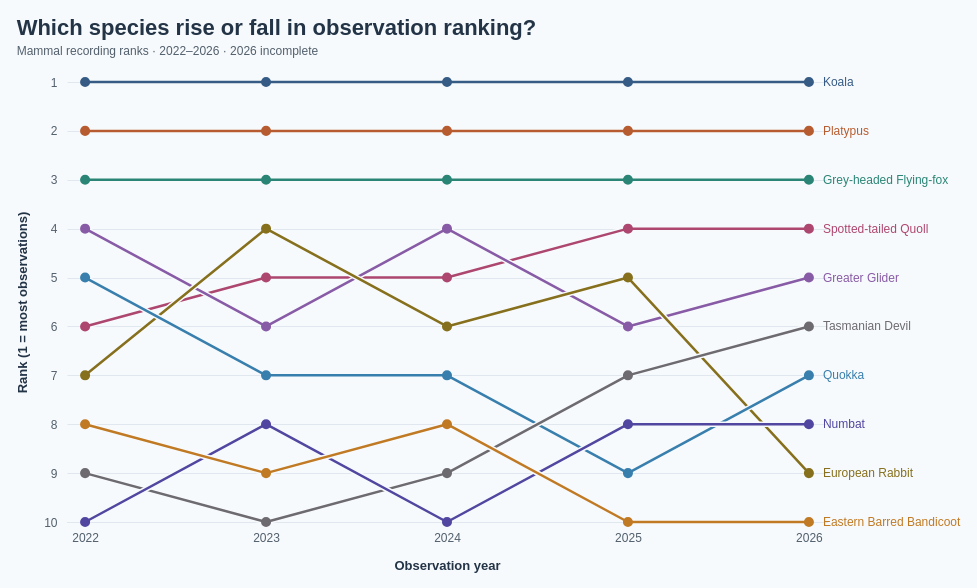

Specify this chart in Vega-Lite:
### Vega specification from a JSON file in a GitHub repository (floating-point values rounded to 4 significant figures)
{"$schema": "https://vega.github.io/schema/vega/v5.json", "description": "Annual observation ranks among the ten most recorded mammal species in 2022–2026, selected by total records in that period from Dataset/observations-794195.csv. Subspecies are merged using the first two scientific-name components; genus-only records are excluded. Annual ranks are ordinal: descending observation count, with scientific name ascending breaking ties. Zero observations are retained and shown as hollow points. Counts reflect reporting activity, not animal abundance. Aggregated counts are embedded for standalone use. Species colours are shared across mammal charts. Eastern Barred Bandicoot is amber and Numbat is indigo; background strokes separate trajectory crossings without changing ranks. Uses the 5 most recent available observation years (2022–2026), including partial 2026.", "width": 760, "height": 440, "padding": 16, "background": "#f7fafc", "title": {"text": "Which species rise or fall in observation ranking?", "subtitle": ["Mammal recording ranks · 2022–2026 · 2026 incomplete"], "anchor": "start", "font": "Arial", "fontSize": 22, "color": "#243447", "subtitleFont": "Arial", "subtitleFontSize": 12, "subtitleColor": "#52606d", "offset": 16, "subtitlePadding": 6, "subtitleLineHeight": 16, "fontWeight": "bold"}, "signals": [{"name": "hoveredSpecies", "value": null, "on": [{"events": "@trajectories:mouseover, @points:mouseover, @speciesLabels:mouseover", "update": "datum.scientific_name"}, {"events": "@trajectories:mouseout, @points:mouseout, @speciesLabels:mouseout", "update": "null"}]}], "data": [{"name": "annualCounts", "values": [{"scientific_name": "Phascolarctos cinereus", "species": "Koala", "year": 2022, "count": 322}, {"scientific_name": "Phascolarctos cinereus", "species": "Koala", "year": 2023, "count": 320}, {"scientific_name": "Phascolarctos cinereus", "species": "Koala", "year": 2024, "count": 451}, {"scientific_name": "Phascolarctos cinereus", "species": "Koala", "year": 2025, "count": 315}, {"scientific_name": "Phascolarctos cinereus", "species": "Koala", "year": 2026, "count": 191}, {"scientific_name": "Ornithorhynchus anatinus", "species": "Platypus", "year": 2022, "count": 82}, {"scientific_name": "Ornithorhynchus anatinus", "species": "Platypus", "year": 2023, "count": 117}, {"scientific_name": "Ornithorhynchus anatinus", "species": "Platypus", "year": 2024, "count": 138}, {"scientific_name": "Ornithorhynchus anatinus", "species": "Platypus", "year": 2025, "count": 124}, {"scientific_name": "Ornithorhynchus anatinus", "species": "Platypus", "year": 2026, "count": 54}, {"scientific_name": "Pteropus poliocephalus", "species": "Grey-headed Flying-fox", "year": 2022, "count": 40}, {"scientific_name": "Pteropus poliocephalus", "species": "Grey-headed Flying-fox", "year": 2023, "count": 79}, {"scientific_name": "Pteropus poliocephalus", "species": "Grey-headed Flying-fox", "year": 2024, "count": 120}, {"scientific_name": "Pteropus poliocephalus", "species": "Grey-headed Flying-fox", "year": 2025, "count": 58}, {"scientific_name": "Pteropus poliocephalus", "species": "Grey-headed Flying-fox", "year": 2026, "count": 44}, {"scientific_name": "Dasyurus maculatus", "species": "Spotted-tailed Quoll", "year": 2022, "count": 17}, {"scientific_name": "Dasyurus maculatus", "species": "Spotted-tailed Quoll", "year": 2023, "count": 29}, {"scientific_name": "Dasyurus maculatus", "species": "Spotted-tailed Quoll", "year": 2024, "count": 38}, {"scientific_name": "Dasyurus maculatus", "species": "Spotted-tailed Quoll", "year": 2025, "count": 44}, {"scientific_name": "Dasyurus maculatus", "species": "Spotted-tailed Quoll", "year": 2026, "count": 31}, {"scientific_name": "Petauroides volans", "species": "Greater Glider", "year": 2022, "count": 24}, {"scientific_name": "Petauroides volans", "species": "Greater Glider", "year": 2023, "count": 27}, {"scientific_name": "Petauroides volans", "species": "Greater Glider", "year": 2024, "count": 49}, {"scientific_name": "Petauroides volans", "species": "Greater Glider", "year": 2025, "count": 32}, {"scientific_name": "Petauroides volans", "species": "Greater Glider", "year": 2026, "count": 22}, {"scientific_name": "Oryctolagus cuniculus", "species": "European Rabbit", "year": 2022, "count": 14}, {"scientific_name": "Oryctolagus cuniculus", "species": "European Rabbit", "year": 2023, "count": 37}, {"scientific_name": "Oryctolagus cuniculus", "species": "European Rabbit", "year": 2024, "count": 33}, {"scientific_name": "Oryctolagus cuniculus", "species": "European Rabbit", "year": 2025, "count": 35}, {"scientific_name": "Oryctolagus cuniculus", "species": "European Rabbit", "year": 2026, "count": 4}, {"scientific_name": "Setonix brachyurus", "species": "Quokka", "year": 2022, "count": 22}, {"scientific_name": "Setonix brachyurus", "species": "Quokka", "year": 2023, "count": 20}, {"scientific_name": "Setonix brachyurus", "species": "Quokka", "year": 2024, "count": 33}, {"scientific_name": "Setonix brachyurus", "species": "Quokka", "year": 2025, "count": 21}, {"scientific_name": "Setonix brachyurus", "species": "Quokka", "year": 2026, "count": 10}, {"scientific_name": "Sarcophilus harrisii", "species": "Tasmanian Devil", "year": 2022, "count": 11}, {"scientific_name": "Sarcophilus harrisii", "species": "Tasmanian Devil", "year": 2023, "count": 17}, {"scientific_name": "Sarcophilus harrisii", "species": "Tasmanian Devil", "year": 2024, "count": 25}, {"scientific_name": "Sarcophilus harrisii", "species": "Tasmanian Devil", "year": 2025, "count": 25}, {"scientific_name": "Sarcophilus harrisii", "species": "Tasmanian Devil", "year": 2026, "count": 12}, {"scientific_name": "Myrmecobius fasciatus", "species": "Numbat", "year": 2022, "count": 8}, {"scientific_name": "Myrmecobius fasciatus", "species": "Numbat", "year": 2023, "count": 19}, {"scientific_name": "Myrmecobius fasciatus", "species": "Numbat", "year": 2024, "count": 20}, {"scientific_name": "Myrmecobius fasciatus", "species": "Numbat", "year": 2025, "count": 22}, {"scientific_name": "Myrmecobius fasciatus", "species": "Numbat", "year": 2026, "count": 8}, {"scientific_name": "Perameles gunnii", "species": "Eastern Barred Bandicoot", "year": 2022, "count": 14}, {"scientific_name": "Perameles gunnii", "species": "Eastern Barred Bandicoot", "year": 2023, "count": 17}, {"scientific_name": "Perameles gunnii", "species": "Eastern Barred Bandicoot", "year": 2024, "count": 26}, {"scientific_name": "Perameles gunnii", "species": "Eastern Barred Bandicoot", "year": 2025, "count": 13}, {"scientific_name": "Perameles gunnii", "species": "Eastern Barred Bandicoot", "year": 2026, "count": 4}]}, {"name": "ranked", "source": "annualCounts", "transform": [{"type": "window", "groupby": ["year"], "sort": {"field": ["count", "scientific_name"], "order": ["descending", "ascending"]}, "ops": ["row_number"], "as": ["rank"]}]}, {"name": "endpoints", "source": "ranked", "transform": [{"type": "filter", "expr": "datum.year == 2026"}]}, {"name": "highlight", "source": "ranked", "transform": [{"type": "filter", "expr": "datum.scientific_name == hoveredSpecies"}, {"type": "collect", "sort": {"field": "year"}}]}], "scales": [{"name": "x", "type": "point", "domain": [2022, 2023, 2024, 2025, 2026], "range": "width", "padding": 0.1}, {"name": "y", "type": "linear", "domain": [1, 10], "range": [0, 440], "zero": false, "nice": false}, {"name": "color", "type": "ordinal", "domain": ["Phascolarctos cinereus", "Ornithorhynchus anatinus", "Pteropus poliocephalus", "Petauroides volans", "Dasyurus maculatus", "Oryctolagus cuniculus", "Setonix brachyurus", "Sarcophilus harrisii", "Perameles gunnii", "Myrmecobius fasciatus"], "range": ["#365B85", "#B65C30", "#2A8576", "#885BA6", "#AD4770", "#86701D", "#397FAD", "#6D6B70", "#C17A24", "#5146A0"]}], "axes": [{"orient": "bottom", "scale": "x", "title": "Observation year", "labelPadding": 10, "tickSize": 0, "domainColor": "#c9d3df", "labelColor": "#52606d", "titleColor": "#243447", "titlePadding": 16, "format": "d"}, {"orient": "left", "scale": "y", "title": "Rank (1 = most observations)", "values": [1, 2, 3, 4, 5, 6, 7, 8, 9, 10], "format": "d", "grid": true, "gridColor": "#e1e7ee", "domain": false, "tickSize": 0, "labelPadding": 10, "labelColor": "#52606d", "titleColor": "#243447", "titlePadding": 14}], "marks": [{"type": "group", "from": {"facet": {"name": "series", "data": "ranked", "groupby": ["scientific_name"]}}, "marks": [{"type": "line", "from": {"data": "series"}, "sort": {"field": "datum.year"}, "encode": {"update": {"x": {"scale": "x", "field": "year"}, "y": {"scale": "y", "field": "rank"}, "stroke": {"value": "#f7fafc"}, "strokeWidth": {"signal": "hoveredSpecies == datum.scientific_name ? 7 : 5.5"}, "opacity": {"signal": "hoveredSpecies == null || hoveredSpecies == datum.scientific_name ? 1 : 0.12"}, "strokeCap": {"value": "round"}, "strokeJoin": {"value": "round"}, "cursor": {"value": "pointer"}}}, "interactive": false}, {"name": "trajectories", "type": "line", "from": {"data": "series"}, "sort": {"field": "datum.year"}, "encode": {"update": {"x": {"scale": "x", "field": "year"}, "y": {"scale": "y", "field": "rank"}, "stroke": {"scale": "color", "field": "scientific_name"}, "strokeWidth": {"signal": "hoveredSpecies == datum.scientific_name ? 4 : 2.5"}, "opacity": {"signal": "hoveredSpecies == null || hoveredSpecies == datum.scientific_name ? 1 : 0.12"}, "strokeCap": {"value": "round"}, "strokeJoin": {"value": "round"}, "cursor": {"value": "pointer"}}}}]}, {"type": "line", "interactive": false, "from": {"data": "highlight"}, "encode": {"update": {"x": {"scale": "x", "field": "year"}, "y": {"scale": "y", "field": "rank"}, "stroke": {"value": "#f7fafc"}, "strokeWidth": {"value": 7}, "opacity": {"value": 1}, "strokeCap": {"value": "round"}, "strokeJoin": {"value": "round"}, "cursor": {"value": "pointer"}}}}, {"type": "line", "interactive": false, "from": {"data": "highlight"}, "encode": {"update": {"x": {"scale": "x", "field": "year"}, "y": {"scale": "y", "field": "rank"}, "stroke": {"scale": "color", "field": "scientific_name"}, "strokeWidth": {"value": 4}, "opacity": {"value": 1}, "strokeCap": {"value": "round"}, "strokeJoin": {"value": "round"}, "cursor": {"value": "pointer"}}}}, {"name": "points", "type": "symbol", "from": {"data": "ranked"}, "encode": {"update": {"x": {"scale": "x", "field": "year"}, "y": {"scale": "y", "field": "rank"}, "size": {"signal": "hoveredSpecies == datum.scientific_name ? 120 : 65"}, "fill": {"signal": "datum.count == 0 ? '#f7fafc' : scale('color', datum.scientific_name)"}, "stroke": {"scale": "color", "field": "scientific_name"}, "strokeWidth": {"value": 2}, "opacity": {"signal": "hoveredSpecies == null || hoveredSpecies == datum.scientific_name ? 1 : 0.12"}, "cursor": {"value": "pointer"}, "tooltip": {"signal": "{'Species': datum.species, 'Scientific name': datum.scientific_name, 'Year': datum.year, 'Rank among selected 10': datum.rank, 'Observations': datum.count}"}}}}, {"name": "speciesLabels", "type": "text", "from": {"data": "endpoints"}, "encode": {"update": {"x": {"scale": "x", "field": "year", "offset": 14}, "y": {"scale": "y", "field": "rank"}, "text": {"field": "species"}, "baseline": {"value": "middle"}, "fill": {"scale": "color", "field": "scientific_name"}, "fontSize": {"value": 12}, "fontWeight": {"signal": "hoveredSpecies == datum.scientific_name ? 'bold' : 'normal'"}, "opacity": {"signal": "hoveredSpecies == null || hoveredSpecies == datum.scientific_name ? 1 : 0.12"}, "cursor": {"value": "pointer"}, "tooltip": {"signal": "{'Species': datum.species, 'Scientific name': datum.scientific_name, 'Year': datum.year, 'Rank among selected 10': datum.rank, 'Observations': datum.count}"}}}}], "config": {"text": {"font": "Arial"}, "axis": {"labelFont": "Arial", "titleFont": "Arial", "labelFontSize": 12, "titleFontSize": 13}}, "usermeta": {"observationWindow": {"source": "Dataset/observations-794195.csv", "dateField": "observed_on", "years": [2022, 2023, 2024, 2025, 2026], "yearCount": 5, "includesPartialLatestYear": true}}}
